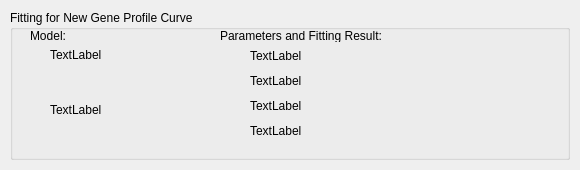
<?xml version="1.0" encoding="UTF-8"?>
<ui version="4.0">
 <class>NewFittingWindow</class>
 <widget class="QMainWindow" name="NewFittingWindow">
  <property name="geometry">
   <rect>
    <x>0</x>
    <y>0</y>
    <width>580</width>
    <height>170</height>
   </rect>
  </property>
  <property name="windowTitle">
   <string>Fitting Result</string>
  </property>
  <widget class="QWidget" name="centralwidget">
   <widget class="QGroupBox" name="groupBox">
    <property name="geometry">
     <rect>
      <x>10</x>
      <y>10</y>
      <width>560</width>
      <height>150</height>
     </rect>
    </property>
    <property name="title">
     <string>Fitting for New Gene Profile Curve</string>
    </property>
    <widget class="QLabel" name="labelNewModelADescription">
     <property name="geometry">
      <rect>
       <x>40</x>
       <y>75</y>
       <width>140</width>
       <height>50</height>
      </rect>
     </property>
     <property name="text">
      <string>TextLabel</string>
     </property>
    </widget>
    <widget class="QLabel" name="labelNewModelA_Parameters">
     <property name="geometry">
      <rect>
       <x>240</x>
       <y>40</y>
       <width>300</width>
       <height>12</height>
      </rect>
     </property>
     <property name="text">
      <string>TextLabel</string>
     </property>
    </widget>
    <widget class="QLabel" name="labelNewModelA_AValue95Interval">
     <property name="geometry">
      <rect>
       <x>240</x>
       <y>65</y>
       <width>300</width>
       <height>12</height>
      </rect>
     </property>
     <property name="text">
      <string>TextLabel</string>
     </property>
    </widget>
    <widget class="QLabel" name="labelNewModelA_BValue95Interval">
     <property name="geometry">
      <rect>
       <x>240</x>
       <y>90</y>
       <width>300</width>
       <height>12</height>
      </rect>
     </property>
     <property name="text">
      <string>TextLabel</string>
     </property>
    </widget>
    <widget class="QLabel" name="labelNewModelA_RSquared">
     <property name="geometry">
      <rect>
       <x>240</x>
       <y>115</y>
       <width>300</width>
       <height>12</height>
      </rect>
     </property>
     <property name="text">
      <string>TextLabel</string>
     </property>
    </widget>
    <widget class="QLabel" name="labelNewModelA">
     <property name="geometry">
      <rect>
       <x>40</x>
       <y>35</y>
       <width>100</width>
       <height>20</height>
      </rect>
     </property>
     <property name="text">
      <string>TextLabel</string>
     </property>
    </widget>
    <widget class="QLabel" name="labelNModelName1_2">
     <property name="geometry">
      <rect>
       <x>210</x>
       <y>20</y>
       <width>200</width>
       <height>12</height>
      </rect>
     </property>
     <property name="text">
      <string>Parameters and Fitting Result:</string>
     </property>
    </widget>
    <widget class="QLabel" name="labelNModelName1">
     <property name="geometry">
      <rect>
       <x>20</x>
       <y>20</y>
       <width>120</width>
       <height>12</height>
      </rect>
     </property>
     <property name="text">
      <string>Model:</string>
     </property>
    </widget>
   </widget>
  </widget>
 </widget>
 <resources/>
 <connections/>
</ui>
